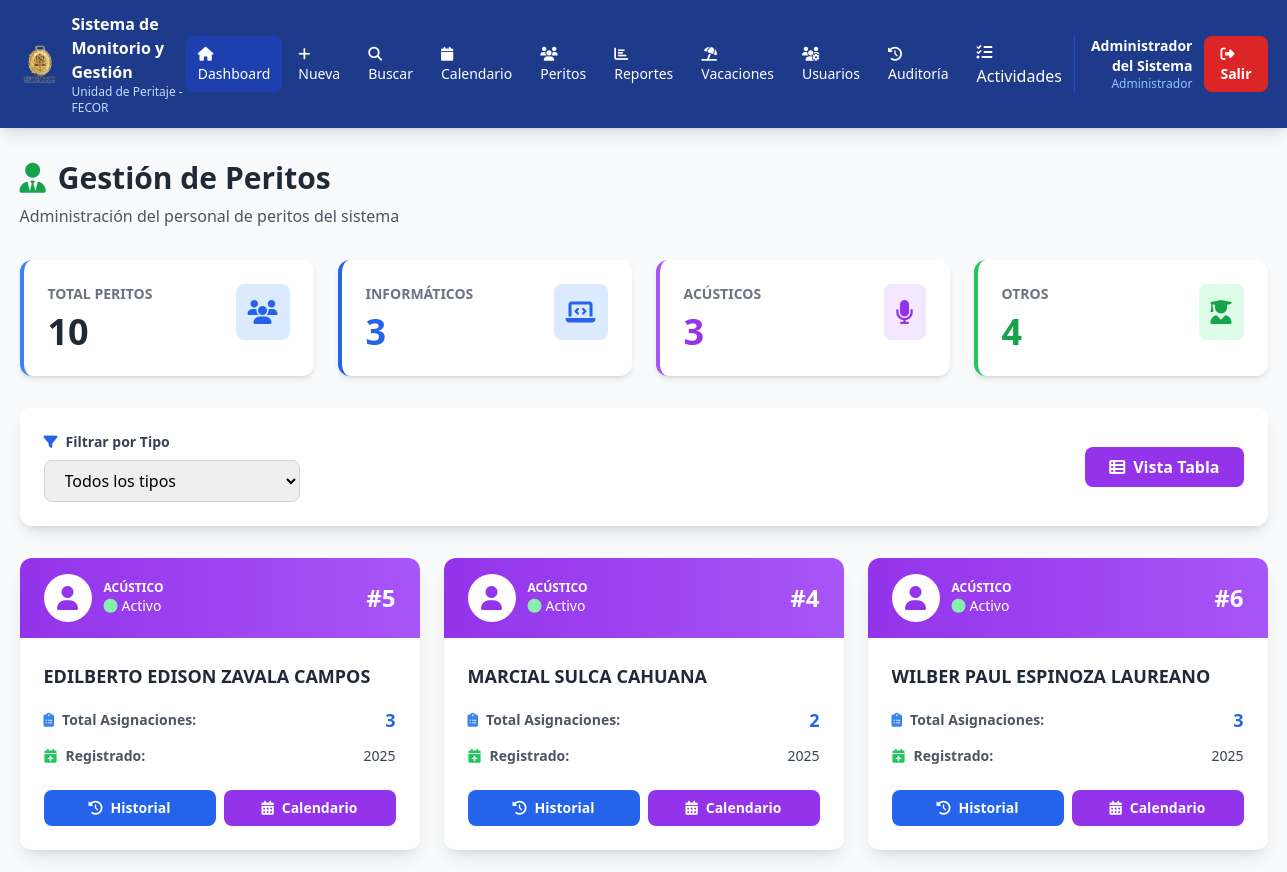
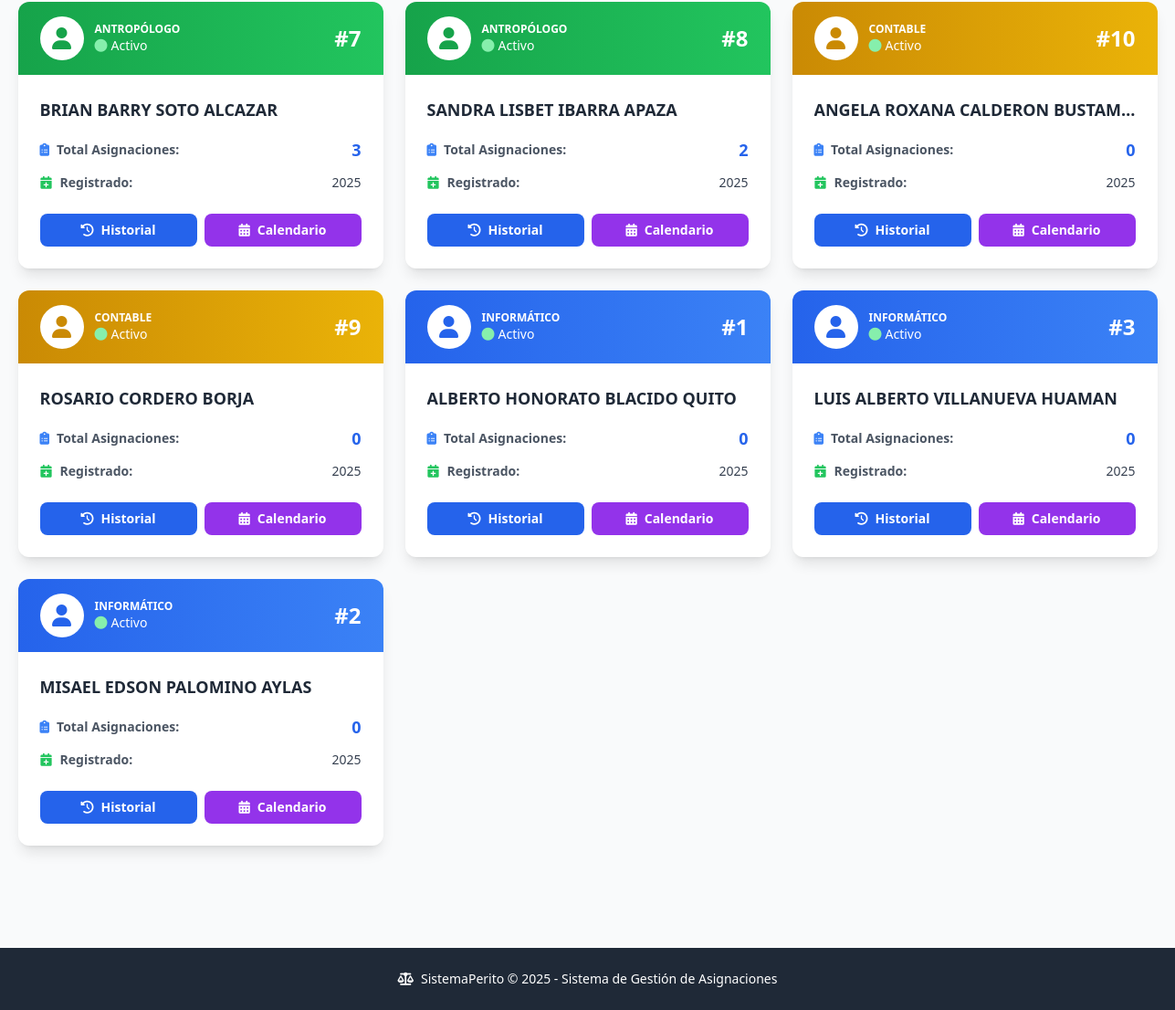
/peritos (signed in), run on the app's committed database (2 pictures, top to bottom).
### tables this page shows
CREATE TABLE peritos (
            id INTEGER PRIMARY KEY AUTOINCREMENT,
            nombre_completo TEXT NOT NULL,
            tipo TEXT NOT NULL,
            estado TEXT DEFAULT 'Activo',
            fecha_creacion TIMESTAMP DEFAULT CURRENT_TIMESTAMP
        );

### app.py (the view)
@app.route('/peritos')
@login_required  # ← AGREGAR
def peritos():
    conn = sqlite3.connect('database.db')
    cursor = conn.cursor()
    cursor.execute('SELECT * FROM peritos ORDER BY tipo, nombre_completo')
    peritos_list = []
    for row in cursor.fetchall():
        cursor.execute('SELECT COUNT(*) FROM asignaciones WHERE perito_id = ?', (row[0],))
        total_asignaciones = cursor.fetchone()[0]
        peritos_list.append({
            'id': row[0],
            'nombre': row[1],
            'tipo': row[2],
            'estado': row[3],
            'total_asignaciones': total_asignaciones
        })
    conn.close()
    return render_template('core/peritos.html', peritos=peritos_list)

### app.py (called while the page is built)
def login_required(f):
    @wraps(f)
    def decorated_function(*args, **kwargs):
        if 'usuario_id' not in session:
            return redirect(url_for('login'))
        return f(*args, **kwargs)
    return decorated_function

### templates/core/peritos.html (shortened to what this page needs)
<!DOCTYPE html>
<html lang="es">
<head>
    <script src="https://cdn.tailwindcss.com"></script>
    <link rel="stylesheet" href="https://cdnjs.cloudflare.com/ajax/libs/font-awesome/6.4.0/css/all.min.css">
</head>
<body class="bg-gray-50">
    <nav class="bg-blue-900 text-white shadow-lg">
        <div class="container mx-auto px-4">
            <div class="flex justify-between items-center py-3">
                <div class="flex items-center space-x-3">
                    <img src="{{ url_for('static', filename='imagenes/logompo.png') }}" alt="Logo" class="w-10 h-10 object-contain">
                    <div class="hidden md:block">
                        <h1 class="text-lx font-bold">Sistema de Monitorio y Gestión</h1>
                        <p class="text-xs text-blue-200">Unidad de Peritaje - FECOR</p>
                    </div>
                </div>
                <div class="flex items-center space-x-1">
                    <a href="/" class="px-3 py-2 bg-blue-800 rounded-lg hover:bg-blue-700 transition text-sm">
                        <i class="fas fa-home mr-1"></i>Dashboard
                    </a>
                    {% if session.rol == 'admin' %}
                    <a href="/nuevo" class="px-3 py-2 rounded-lg hover:bg-blue-800 transition text-sm">
                        <i class="fas fa-plus mr-1"></i>Nueva
                    </a>
                    {% endif %}
                    <a href="/buscar" class="px-3 py-2 rounded-lg hover:bg-blue-800 transition text-sm">
                        <i class="fas fa-search mr-1"></i>Buscar
                    </a>
                    <a href="/calendario" class="px-3 py-2 rounded-lg hover:bg-blue-800 transition text-sm">
                        <i class="fas fa-calendar mr-1"></i>Calendario
                    </a>
                    {% if session.rol == 'admin' %}
                    <a href="/peritos" class="px-3 py-2 rounded-lg hover:bg-blue-800 transition text-sm">
                        <i class="fas fa-users mr-1"></i>Peritos
                    </a>
                    <a href="/reportes" class="px-3 py-2 rounded-lg hover:bg-blue-800 transition text-sm">
                        <i class="fas fa-chart-bar mr-1"></i>Reportes
                    </a>
                    <a href="/vacaciones" class="px-3 py-2 rounded-lg hover:bg-blue-800 transition text-sm">
                        <i class="fas fa-umbrella-beach mr-1"></i>Vacaciones
                    </a>
                    <a href="/usuarios" class="px-3 py-2 rounded-lg hover:bg-blue-800 transition text-sm">
                        <i class="fas fa-users-cog mr-1"></i>Usuarios
                    </a>
                    <a href="/auditoria" class="px-3 py-2 rounded-lg hover:bg-blue-800 transition text-sm">
                        <i class="fas fa-history mr-1"></i>Auditoría
                    </a>
                    {% endif %}
                    {% if session.rol == 'admin' or session.rol == 'invitado' %}
                    <a href="/actividades-admin" class="px-3 py-2 rounded-lg hover:bg-blue-800">
                        <i class="fas fa-tasks mr-1"></i>Actividades
                    </a>
                    {% endif %}
                </div>
                <div class="flex items-center space-x-3 border-l border-blue-700 pl-4">
                    <div class="text-right hidden md:block">
                        <p class="text-sm font-semibold">{{ session.nombre_completo or session.usuario }}</p>
                        {% if tipo_perito %}
                        <p class="text-xs text-blue-300">Perito {{ tipo_perito }}</p>
                        {% elif session.rol == 'admin' %}
                        <p class="text-xs text-blue-300">Administrador</p>
                        {% endif %}
                    </div>
                    <a href="/logout" class="px-4 py-2 bg-red-600 rounded-lg hover:bg-red-700 transition text-sm font-semibold">
                        <i class="fas fa-sign-out-alt mr-1"></i>Salir
                    </a>
                </div>
            </div>
        </div>
    </nav>
    <div class="container mx-auto px-4 py-8">
        <div class="mb-8 fade-in">
            <h2 class="text-3xl font-bold text-gray-800 mb-2">
                <i class="fas fa-user-tie text-green-600 mr-3"></i>Gestión de Peritos
            </h2>
            <p class="text-gray-600">Administración del personal de peritos del sistema</p>
        </div>
        <div class="grid grid-cols-1 md:grid-cols-4 gap-6 mb-8">
            <div class="bg-white rounded-xl shadow-md p-6 border-l-4 border-blue-500 fade-in">
                <div class="flex justify-between items-start">
                    <div>
                        <p class="text-gray-500 text-sm font-semibold uppercase">Total Peritos</p>
                        <p class="text-4xl font-bold text-gray-800 mt-2" id="totalPeritos">{{ peritos|length }}</p>
                    </div>
                    <div class="bg-blue-100 p-3 rounded-lg">
                        <i class="fas fa-users text-2xl text-blue-600"></i>
                    </div>
                </div>
            </div>
            <div class="bg-white rounded-xl shadow-md p-6 border-l-4 border-blue-600 fade-in" style="animation-delay: 0.1s">
                <div class="flex justify-between items-start">
                    <div>
                        <p class="text-gray-500 text-sm font-semibold uppercase">Informáticos</p>
                        <p class="text-4xl font-bold text-blue-600 mt-2" id="totalInformaticos">0</p>
                    </div>
                    <div class="bg-blue-100 p-3 rounded-lg">
                        <i class="fas fa-laptop-code text-2xl text-blue-600"></i>
                    </div>
                </div>
            </div>
            <div class="bg-white rounded-xl shadow-md p-6 border-l-4 border-purple-500 fade-in" style="animation-delay: 0.2s">
                <div class="flex justify-between items-start">
                    <div>
                        <p class="text-gray-500 text-sm font-semibold uppercase">Acústicos</p>
                        <p class="text-4xl font-bold text-purple-600 mt-2" id="totalAcusticos">0</p>
                    </div>
                    <div class="bg-purple-100 p-3 rounded-lg">
                        <i class="fas fa-microphone text-2xl text-purple-600"></i>
                    </div>
                </div>
            </div>
            <div class="bg-white rounded-xl shadow-md p-6 border-l-4 border-green-500 fade-in" style="animation-delay: 0.3s">
                <div class="flex justify-between items-start">
                    <div>
                        <p class="text-gray-500 text-sm font-semibold uppercase">Otros</p>
                        <p class="text-4xl font-bold text-green-600 mt-2" id="totalOtros">0</p>
                    </div>
                    <div class="bg-green-100 p-3 rounded-lg">
                        <i class="fas fa-user-graduate text-2xl text-green-600"></i>
                    </div>
                </div>
            </div>
        </div>
        <div class="bg-white rounded-xl shadow-lg p-6 mb-8 fade-in">
            <div class="flex flex-col md:flex-row justify-between items-start md:items-center space-y-4 md:space-y-0">
                <div class="flex-1 w-full md:w-auto">
                    <label class="block text-sm font-semibold text-gray-700 mb-2">
                        <i class="fas fa-filter text-blue-600 mr-2"></i>Filtrar por Tipo
                    </label>
                    <select id="filtroTipo"
                            onchange="filtrarPeritos()"
                            class="w-full md:w-64 px-4 py-2 border border-gray-300 rounded-lg focus:ring-2 focus:ring-blue-500 transition">
                        <option value="">Todos los tipos</option>
                    </select>
                </div>
                <div class="flex space-x-3">
                    <button onclick="toggleVista()"
                            id="btnVista"
                            class="px-6 py-2 bg-purple-600 text-white font-semibold rounded-lg hover:bg-purple-700 transition">
                        <i class="fas fa-th-list mr-2"></i>Vista Tabla
                    </button>
                </div>
            </div>
        </div>
        <div id="vistaCards" class="grid grid-cols-1 md:grid-cols-2 lg:grid-cols-3 gap-6 mb-8">
            {% for perito in peritos %}
            <div class="perito-card bg-white rounded-xl shadow-lg overflow-hidden fade-in perito-item"
                 data-tipo="{{ perito.tipo }}"
                 style="animation-delay: {{ loop.index * 0.05 }}s">
                <div class="bg-gradient-to-r
                    {% if perito.tipo == 'Informático' %}from-blue-600 to-blue-500
                    {% elif perito.tipo == 'Acústico' %}from-purple-600 to-purple-500
                    {% elif perito.tipo == 'Antropólogo' %}from-green-600 to-green-500
                    {% else %}from-yellow-600 to-yellow-500{% endif %}
                    px-6 py-4">
                    <div class="flex items-center justify-between">
                        <div class="flex items-center space-x-3">
                            <div class="w-12 h-12 bg-white rounded-full flex items-center justify-center">
                                <i class="fas fa-user text-2xl
                                    {% if perito.tipo == 'Informático' %}text-blue-600
                                    {% elif perito.tipo == 'Acústico' %}text-purple-600
                                    {% elif perito.tipo == 'Antropólogo' %}text-green-600
                                    {% else %}text-yellow-600{% endif %}"></i>
                            </div>
                            <div>
                                <p class="text-white text-xs font-semibold uppercase">{{ perito.tipo }}</p>
                                <p class="text-white text-sm">
                                    {% if perito.estado == 'Activo' %}
                                        <i class="fas fa-circle text-green-300 mr-1"></i>Activo
                                    {% else %}
                                        <i class="fas fa-circle text-red-300 mr-1"></i>Inactivo
                                    {% endif %}
                                </p>
                            </div>
                        </div>
                        <div class="text-white text-2xl font-bold">
                            #{{ perito.id }}
                        </div>
                    </div>
                </div>
                <div class="p-6">
                    <h3 class="text-lg font-bold text-gray-800 mb-4 truncate" title="{{ perito.nombre }}">
                        {{ perito.nombre }}
                    </h3>
                    <div class="space-y-3">
                        <div class="flex justify-between items-center">
                            <span class="text-sm text-gray-600 font-semibold">
                                <i class="fas fa-clipboard-list text-blue-500 mr-2"></i>Total Asignaciones:
                            </span>
                            <span class="text-lg font-bold text-blue-600">{{ perito.total_asignaciones }}</span>
                        </div>
                        <div class="flex justify-between items-center">
                            <span class="text-sm text-gray-600 font-semibold">
                                <i class="fas fa-calendar-plus text-green-500 mr-2"></i>Registrado:
                            </span>
                            <span class="text-sm text-gray-700">{{ perito.fecha_creacion or '2025' }}</span>
                        </div>
                    </div>
                    <div class="mt-6 flex space-x-2">
                        <button onclick="verHistorial({{ perito.id }}, '{{ perito.nombre }}')"
                                class="flex-1 px-4 py-2 bg-blue-600 text-white rounded-lg hover:bg-blue-700 transition text-sm font-semibold">
                            <i class="fas fa-history mr-2"></i>Historial
                        </button>
                        <button onclick="verCalendario({{ perito.id }}, '{{ perito.nombre }}')"
                                class="flex-1 px-4 py-2 bg-purple-600 text-white rounded-lg hover:bg-purple-700 transition text-sm font-semibold">
                            <i class="fas fa-calendar-alt mr-2"></i>Calendario
                        </button>
                    </div>
                </div>
            </div>
            {% endfor %}
        </div>
    </div>
    <footer class="bg-gray-800 text-white mt-12 py-6">
        <div class="container mx-auto px-4 text-center">
            <p class="text-sm">
                <i class="fas fa-balance-scale mr-2"></i>SistemaPerito © 2025 - Sistema de Gestión de Asignaciones
            </p>
        </div>
    </footer>
</body>
</html>

### templates/core/peritos.html (style rules this page uses)
.fade-in { animation: fadeIn 0.5s ease-out; }
.perito-card { transition: all 0.3s ease; }

### data on the page
peritos: tipo "ACÚSTICO", estado "Activo" (drawn), id "5", nombre "EDILBERTO EDISON ZAVALA CAMPOS", total_asignaciones "3", fecha_creacion "2025"
peritos: tipo "ACÚSTICO", estado "Activo" (drawn), id "4", nombre "MARCIAL SULCA CAHUANA", total_asignaciones "2", fecha_creacion "2025"
peritos: tipo "ACÚSTICO", estado "Activo" (drawn), id "6", nombre "WILBER PAUL ESPINOZA LAUREANO", total_asignaciones "3", fecha_creacion "2025"
peritos: tipo "ANTROPÓLOGO", estado "Activo" (drawn), id "7", nombre "BRIAN BARRY SOTO ALCAZAR", total_asignaciones "3", fecha_creacion "2025"
peritos: tipo "ANTROPÓLOGO", estado "Activo" (drawn), id "8", nombre "SANDRA LISBET IBARRA APAZA", total_asignaciones "2", fecha_creacion "2025"
peritos: tipo "CONTABLE", estado "Activo" (drawn), id "10", nombre "ANGELA ROXANA CALDERON BUSTA…", total_asignaciones "0", fecha_creacion "2025"
peritos: tipo "CONTABLE", estado "Activo" (drawn), id "9", nombre "ROSARIO CORDERO BORJA", total_asignaciones "0", fecha_creacion "2025"
peritos: tipo "INFORMÁTICO", estado "Activo" (drawn), id "1", nombre "ALBERTO HONORATO BLACIDO QUITO", total_asignaciones "0", fecha_creacion "2025"
peritos: tipo "INFORMÁTICO", estado "Activo" (drawn), id "3", nombre "LUIS ALBERTO VILLANUEVA HUAMAN", total_asignaciones "0", fecha_creacion "2025"
peritos: tipo "INFORMÁTICO", estado "Activo" (drawn), id "2", nombre "MISAEL EDSON PALOMINO AYLAS", total_asignaciones "0", fecha_creacion "2025"

### other printed values
{{ session.nombre_completo or session.usuario }} "Administrador del Sistema"
{{ peritos|length }} "10"
